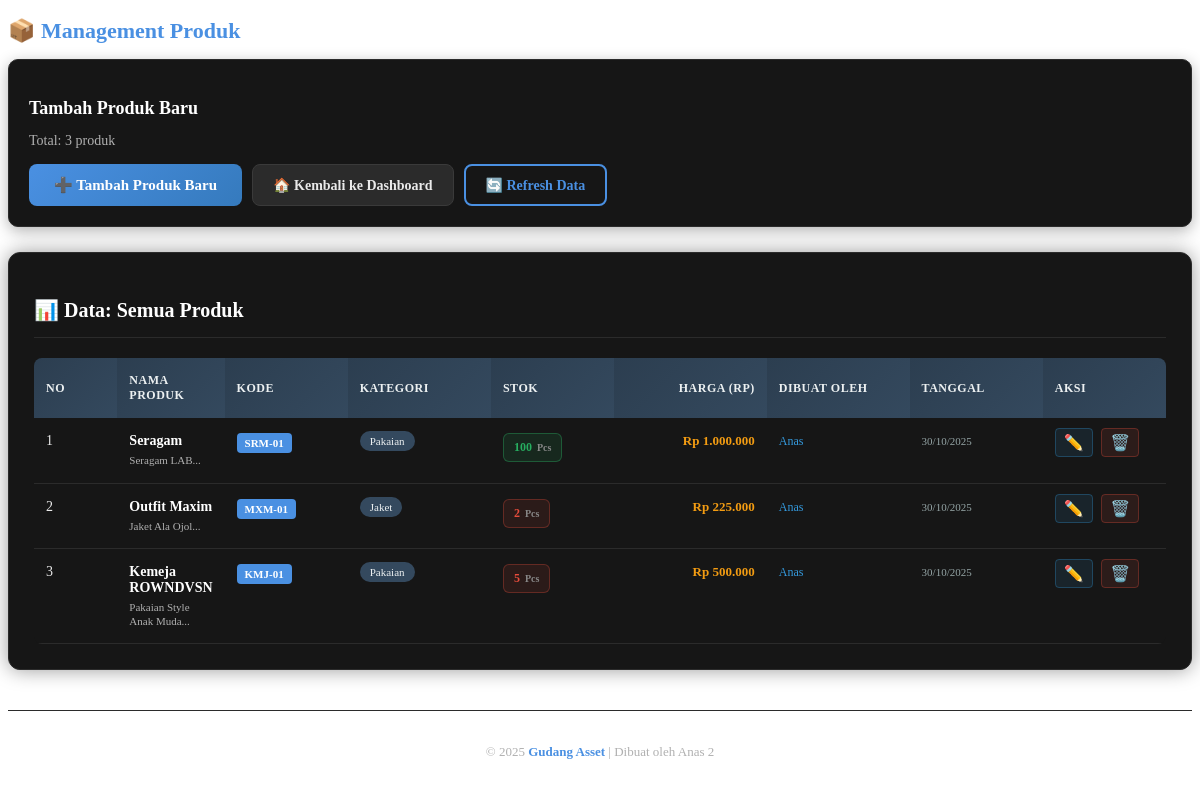
The page /dashboard/products.php (signed in) on the database its author committed.
### tables this page shows
CREATE TABLE `products` (
  `id` int(11) NOT NULL,
  `product_name` varchar(150) NOT NULL,
  `product_code` varchar(50) NOT NULL,
  `category` varchar(100) DEFAULT NULL,
  `stock` int(11) DEFAULT 0,
  `unit` varchar(50) DEFAULT NULL,
  `price` decimal(12,2) DEFAULT 0.00,
  `description` text DEFAULT NULL,
  `created_by` int(11) DEFAULT NULL,
  `created_at` datetime DEFAULT current_timestamp(),
  `updated_at` datetime DEFAULT NULL
);

CREATE TABLE `users` (
  `id` int(11) NOT NULL,
  `full_name` varchar(150) NOT NULL,
  `email` varchar(255) NOT NULL,
  `password` varchar(255) NOT NULL,
  `status` enum('pending','active','suspended') DEFAULT 'pending',
  `activation_token` varchar(255) DEFAULT NULL,
  `reset_token` varchar(255) DEFAULT NULL,
  `reset_expires` datetime DEFAULT NULL,
  `created_at` datetime DEFAULT current_timestamp(),
  `updated_at` datetime DEFAULT NULL
);

### dashboard/products.php (the view, shortened to what this page needs)
<?php
require_once __DIR__ . '/../includes/auth_check.php';
include __DIR__ . '/../includes/header.php';
$action = $_GET['action'] ?? '';
$id = intval($_GET['id'] ?? 0);
$row = [];
$res = $conn->query("SELECT p.*, u.full_name AS creator
                     FROM products p
                     LEFT JOIN users u ON p.created_by = u.id
                     ORDER BY p.created_at DESC");
?>
    <div class="module-section">
        <h2 class="module-title">📦 Management Produk</h2>
        <div class="module-card">
            <h3 class="module-subtitle">Tambah Produk Baru</h3>
            <p class="module-info">Total: <?= $res->num_rows ?> produk</p>
            <div class="module-actions">
                <a href="products.php?action=add" class="btn btn-primary btn-large">
                    ➕ Tambah Produk Baru
                </a>
                <a href="../dashboard/index.php" class="btn btn-secondary">
                    🏠 Kembali ke Dashboard
                </a>
                <a href="products.php" class="btn btn-outline">
                    🔄 Refresh Data
                </a>
            </div>
        </div>
    </div>
    <?php if($action === 'add' || ($action === 'edit' && $id > 0 && !empty($row))): ?>
    <div class="section form-container">
        <h3 class="section-title">
            <?= $action === 'add' ? '➕ Tambah Produk Baru' : '✏️ Edit Produk: ' . htmlspecialchars($row['product_name'] ?? 'ID ' . $id) ?>
        </h3>
        <form method="post" action="" class="form-standard">
            <input type="hidden" name="mode" value="<?= $action === 'add' ? 'add' : 'edit' ?>" />
            <div class="form-grid">
                <div class="form-group">
                    <label for="product_name">Nama Produk *</label>
                    <input id="product_name" name="product_name" type="text"
                           value="<?= htmlspecialchars($row['product_name'] ?? '') ?>"
                           placeholder="Masukkan nama produk" required />
                </div>
                <div class="form-group">
                    <label for="product_code">Kode Produk *</label>
                    <input id="product_code" name="product_code" type="text"
                           value="<?= htmlspecialchars($row['product_code'] ?? '') ?>"
                           placeholder="Masukkan kode produk" required />
                </div>
            </div>
            <div class="form-grid">
                <div class="form-group">
                    <label for="category">Kategori</label>
                    <input id="category" name="category" type="text"
                           value="<?= htmlspecialchars($row['category'] ?? '') ?>"
                           placeholder="Kategori produk" />
                </div>
                <div class="form-group">
                    <label for="unit">Satuan</label>
                    <input id="unit" name="unit" type="text"
                           value="<?= htmlspecialchars($row['unit'] ?? '') ?>"
                           placeholder="Pcs, Kg, Unit, dll" />
                </div>
            </div>
            <div class="form-grid">
                <div class="form-group">
                    <label for="stock">Stok</label>
                    <input id="stock" name="stock" type="number" min="0"
                           value="<?= intval($row['stock'] ?? 0) ?>"
                           placeholder="Jumlah stok" />
                </div>
                <div class="form-group">
                    <label for="price">Harga (Rp)</label>
                    <input id="price" name="price" type="number" step="0.01"
                           value="<?= htmlspecialchars($row['price'] ?? 0.00) ?>"
                           placeholder="Harga produk" />
                </div>
            </div>
            <div class="form-group">
                <label for="description">Deskripsi Produk</label>
                <textarea id="description" name="description"
                          placeholder="Deskripsi lengkap produk"><?= htmlspecialchars($row['description'] ?? '') ?></textarea>
            </div>
            <div class="form-actions">
                <button type="submit" class="btn btn-success btn-large">
                    💾 Simpan Data Produk
                </button>
                <a href="products.php" class="btn btn-secondary">
                    ↩️ Kembali ke Daftar
                </a>
                <a href="../dashboard/index.php" class="btn btn-outline">
                    🏠 Dashboard
                </a>
            </div>
        </form>
    </div>
    <?php else: ?>
    <div class="section">
        <h3 class="section-title">📊 Data: Semua Produk</h3>
        <?php if($res->num_rows > 0): ?>
        <div class="table-responsive">
            <table class="data-table product-table">
                <thead>
                    <tr>
                        <th width="60" class="text-center">NO</th>
                        <th>NAMA PRODUK</th>
                        <th width="100" class="text-center">KODE</th>
                        <th width="120">KATEGORI</th>
                        <th width="100" class="text-center">STOK</th>
                        <th width="130" class="text-right">HARGA (RP)</th>
                        <th width="120">DIBUAT OLEH</th>
                        <th width="110" class="text-center">TANGGAL</th>
                        <th width="100" class="text-center">AKSI</th>
                    </tr>
                </thead>
                <tbody>
                    <?php $i=1; while($p = $res->fetch_assoc()): ?>
                        <tr>
                            <td class="text-center"><?= $i++ ?></td>
                            <td>
                                <div class="product-name"><?= htmlspecialchars($p['product_name']) ?></div>
                                <?php if(!empty($p['description'])): ?>
                                    <div class="product-desc"><?= htmlspecialchars(substr($p['description'], 0, 60)) ?>...</div>
                                <?php endif; ?>
                            </td>
                            <td class="text-center">
                                <span class="product-code"><?= htmlspecialchars($p['product_code']) ?></span>
                            </td>
                            <td>
                                <span class="category-badge"><?= htmlspecialchars($p['category']) ?: '-' ?></span>
                            </td>
                            <td class="text-center">
                                <span class="stock-display <?= $p['stock'] < 10 ? 'low-stock' : 'normal-stock' ?>">
                                    <?= number_format($p['stock'], 0) ?>
                                    <span class="unit"><?= htmlspecialchars($p['unit']) ?></span>
                                </span>
                            </td>
                            <td class="text-right">
                                <span class="price-value">Rp <?= number_format($p['price'], 0, ',', '.') ?></span>
                            </td>
                            <td>
                                <span class="creator"><?= htmlspecialchars($p['creator']) ?></span>
                            </td>
                            <td class="text-center">
                                <span class="date"><?= date('d/m/Y', strtotime($p['created_at'])) ?></span>
                            </td>
                            <td class="text-center action-buttons">
                                <a href="products.php?action=edit&id=<?= $p['id'] ?>"
                                   class="btn-icon edit-btn"
                                   title="Edit Produk">✏️</a>
                                <a href="products.php?action=delete&id=<?= $p['id'] ?>"
                                   onclick="return confirm('Yakin hapus produk <?= htmlspecialchars(addslashes($p['product_name'])) ?>?')"
                                   class="btn-icon delete-btn"
                                   title="Hapus Produk">🗑️</a>
                            </td>
                        </tr>
                    <?php endwhile; ?>
                </tbody>
            </table>
        </div>
        <?php endif; ?>
    </div>
    <?php endif; ?>
    <footer class="main-footer">
        <div class="footer-content">
            <p>&copy; 2025 <strong>Gudang Asset</strong> | Dibuat oleh <?= htmlspecialchars($_SESSION['user_name']) ?></p>
        </div>
    </footer>
</div>

### assets/css/style.css (style rules this page uses)
.section { background: #161616; padding: 25px; border-radius: 12px; box-shadow: 0 0 20px rgba(0, 0, 0, 0.4); border: 1px solid #2b2b2b; margin-bottom: 25px; }
.section-title { color: #ffffff; font-size: 20px; border-bottom: 1px solid #2b2b2b; padding-bottom: 15px; margin-bottom: 20px; font-weight: 600; }
.table-responsive { overflow-x: auto; width: 100%; }
.data-table { width: 100%; border-collapse: collapse; background: #161616; border-radius: 8px; overflow: hidden; }
.data-table th, .data-table td { padding: 15px 18px; text-align: left; border-bottom: 1px solid #2b2b2b; color: #eaeaea; font-size: 14px; }
.data-table th { background-color: #1a1a1a; color: #4a90e2; font-weight: 600; text-transform: uppercase; font-size: 13px; letter-spacing: 0.5px; }
.data-table .text-right { text-align: right; }
.stock-display { font-weight: 500; }
.stock-display.low-stock { color: #e74c3c; font-weight: 600; }
.btn { display: inline-flex; align-items: center; gap: 8px; padding: 10px 20px; border-radius: 8px; font-weight: 600; text-decoration: none; font-size: 14px; transition: 0.3s; border: none; cursor: pointer; }
.btn-primary { background: linear-gradient(135deg, #4a90e2, #357abd); color: #fff; }
.btn-secondary { background: #2b2b2b; color: #eaeaea; border: 1px solid #3a3a3a; }
.btn-icon { font-size: 16px; padding: 5px 8px; border-radius: 4px; text-decoration: none; margin-right: 5px; }
.edit-btn { background: rgba(52, 152, 219, 0.1); color: #3498db; border: 1px solid rgba(52, 152, 219, 0.3); }
.delete-btn { background: rgba(231, 76, 60, 0.1); color: #e74c3c; border: 1px solid rgba(231, 76, 60, 0.3); }
.product-name { font-weight: 600; color: #ffffff; }
.product-desc { font-size: 12px; color: #b0b0b0; margin-top: 4px; }
.module-section { margin-bottom: 25px; }
.module-title { color: #4a90e2; font-size: 22px; margin-bottom: 15px; font-weight: 600; }
.module-card { background: #161616; padding: 20px; border-radius: 10px; border: 1px solid #2b2b2b; box-shadow: 0 4px 15px rgba(0,0,0,0.3); }
.module-subtitle { color: #ffffff; font-size: 18px; margin-bottom: 5px; font-weight: 600; }
.module-info { color: #b0b0b0; margin-bottom: 15px; font-size: 14px; }
.module-actions { display: flex; gap: 10px; flex-wrap: wrap; }
.btn-large { padding: 12px 25px !important; font-size: 15px !important; font-weight: 600 !important; }
.btn-outline { background: transparent !important; border: 2px solid #4a90e2 !important; color: #4a90e2 !important; }
.product-table { background: #161616; border-radius: 8px; overflow: hidden; }
.product-table th { background: linear-gradient(135deg, #2c3e50, #34495e); color: #ecf0f1; font-weight: 600; font-size: 12px; text-transform: uppercase; letter-spacing: 0.5px; padding: 15px 12px; border: none; }
.product-table td { padding: 15px 12px; border-bottom: 1px solid #2b2b2b; vertical-align: top; }
.product-name { font-weight: 600; color: #ffffff; margin-bottom: 4px; }
.product-desc { font-size: 11px; color: #b0b0b0; line-height: 1.3; }
.product-code { background: #4a90e2; color: white; padding: 4px 8px; border-radius: 4px; font-size: 11px; font-weight: 600; display: inline-block; }
.category-badge { background: #34495e; color: #ecf0f1; padding: 4px 10px; border-radius: 12px; font-size: 11px; font-weight: 500; }
.stock-display { font-weight: 600; padding: 6px 10px; border-radius: 6px; display: inline-block; font-size: 12px; }
.normal-stock { background: rgba(46, 204, 113, 0.1); color: #27ae60; border: 1px solid rgba(46, 204, 113, 0.3); }
.low-stock { background: rgba(231, 76, 60, 0.1); color: #e74c3c; border: 1px solid rgba(231, 76, 60, 0.3); animation: pulse 2s infinite; }
.unit { font-size: 10px; color: #888; margin-left: 2px; }
.price-value { font-weight: 700; color: #f39c12; font-size: 13px; }
.creator { color: #3498db; font-weight: 500; font-size: 12px; }
.date { color: #95a5a6; font-size: 11px; font-weight: 500; }
.main-footer { margin-top: 40px; padding: 20px; text-align: center; border-top: 1px solid #2b2b2b; }
.footer-content { color: #b0b0b0; font-size: 13px; }
.footer-content strong { color: #4a90e2; }

### rows shown on the page
products: product_name "Seragam", description "Seragam LAB", product_code "SRM-01", category "Pakaian", stock "100", unit "Pcs", price "1.000.000", created_by.full_name "Anas", created_at "30/10/2025"
products: product_name "Outfit Maxim", description "Jaket Ala Ojol", product_code "MXM-01", category "Jaket", stock "2", unit "Pcs", price "225.000", created_by.full_name "Anas", created_at "30/10/2025"
products: product_name "Kemeja ROWNDVSN", description "Pakaian Style Anak Muda", product_code "KMJ-01", category "Pakaian", stock "5", unit "Pcs", price "500.000", created_by.full_name "Anas", created_at "30/10/2025"

### other values the page prints
$res->num_rows "3"
$_SESSION['user_name'] "Anas 2"
